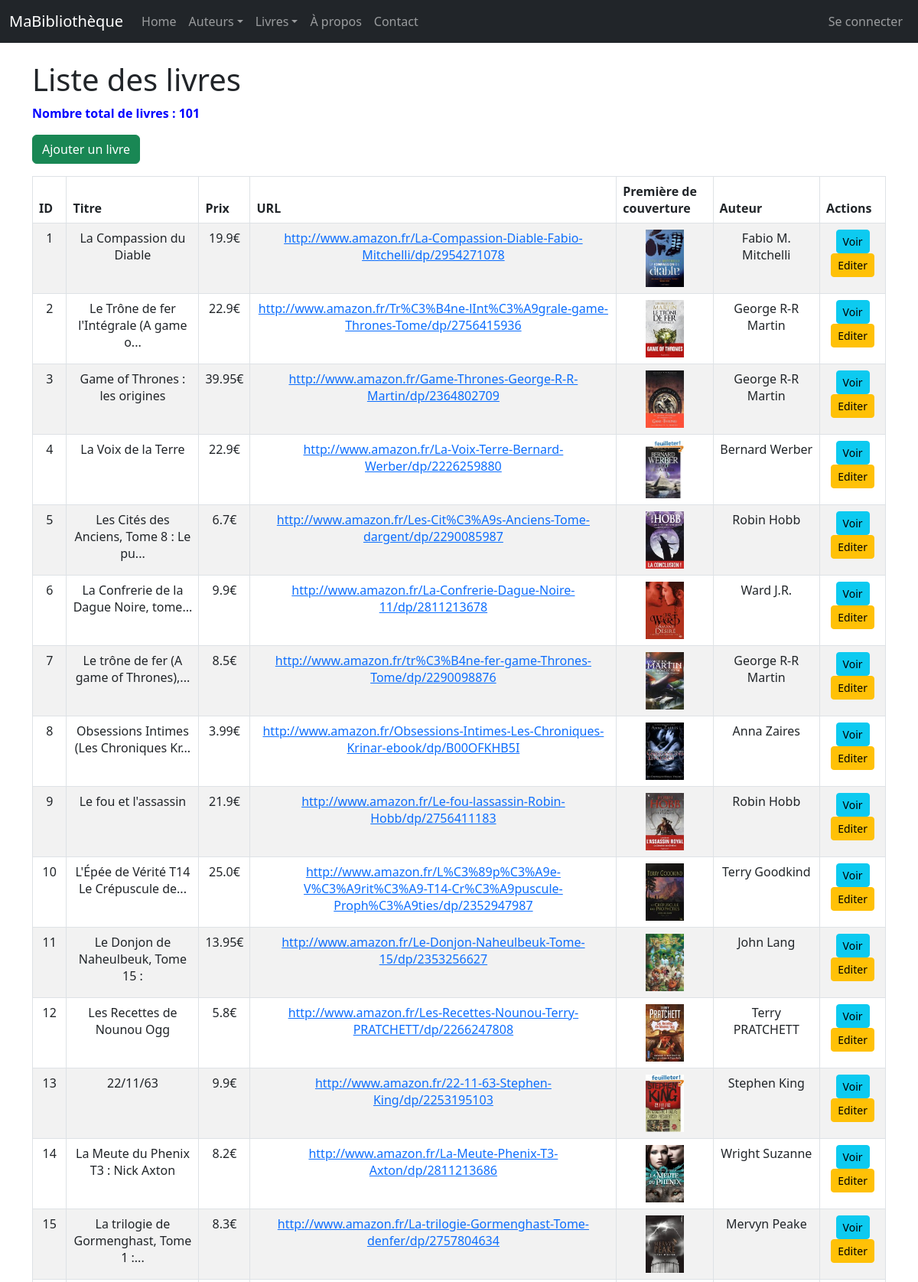
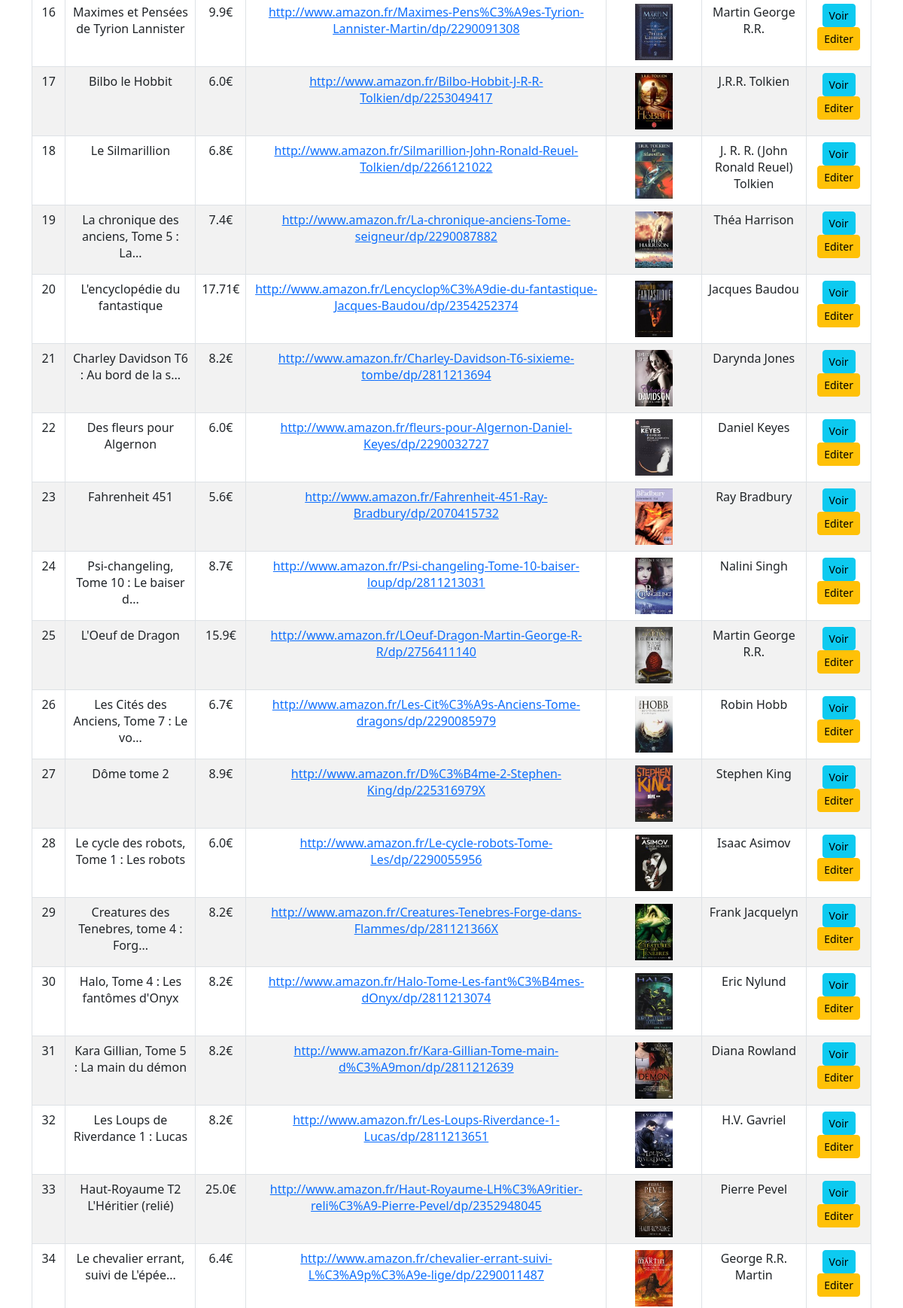
/livres/ (upper part), run on the app's committed database (2 pictures, top to bottom).
### monApp/models.py (models this page shows, shortened)
class Livre(db.Model):
    idL = db.Column(db.Integer, primary_key=True)
    Titre = db.Column(db.String(128))
    Prix = db.Column(db.Float)
    Url = db.Column(db.String(256))
    Img = db.Column(db.String(256))
    auteur_id = db.Column(db.Integer, db.ForeignKey('auteur.idA'))
    auteur = db.relationship ("Auteur", backref =db.backref ("livres", lazy="dynamic") )

class Auteur(db.Model):
    idA = db.Column( db.Integer, primary_key=True)
    Nom = db.Column( db.String(100))

### monApp/views.py (the view)
@app.route('/livres/')
def getLivres():
    lesLivres = Livre.query.all()
    return render_template('livres_list.html', title="Liste des livres", livres=lesLivres)

### monApp/templates/livres_list.html (shortened to what this page needs)
{% extends "base.html" %}
{% block main %}
<h1>Liste des livres</h1>
<p><strong>Nombre total de livres : {{ livres|length }}</strong></p>
<a href="{{ url_for('createLivre') }}" class="btn btn-success mb-3">Ajouter un livre</a>
<table class="table table-striped table-bordered table-hover">
    <thead>
        <tr>
            <th>ID</th>
            <th>Titre</th>
            <th>Prix</th>
            <th>URL</th>
            <th>Première de couverture</th>
            <th>Auteur</th>
            <th>Actions</th>
        </tr>
    </thead>
    <tbody>
        {% for livre in livres %}
        <tr>
            <td>{{ livre.idL }}</td>
            <td>{{ livre.Titre }}</td>
            <td>{{ livre.Prix }}€</td>
            <td><a href="{{ livre.Url }}" target="_blank">{{ livre.Url }}</a></td>
            <td><img src="{{ url_for('static', filename='images/' + livre.Img) }}" alt="Couverture" width="50" height="75"></td>
            <td>{{ livre.auteur.Nom }}</td>
            <td>
                <div class="task-controls">
                    <a href="{{ url_for('viewLivre', idL=livre.idL) }}" class="btn btn-info btn-sm">
                        Voir
                    </a>
                    <a href="{{ url_for('updateLivre', idL=livre.idL) }}" class="btn btn-warning btn-sm">
                        Editer
                    </a>
                </div>
            </td>
        </tr>
        {% endfor %}
    </tbody>
</table>
{% endblock %}

### monApp/templates/base.html (shortened to what this page needs)
<html>
    <head>
        <link rel="stylesheet" href="{{ url_for('static', filename='style.css') }}">
        <link href="https://cdn.jsdelivr.net/npm/bootstrap@5.3.0/dist/css/bootstrap.min.css" rel="stylesheet">
    </head>
    <body>
        {% block navbar %}
        <nav class="navbar navbar-expand-md navbar-dark bg-dark fixed-top">
            <div class="container-fluid">
                <a class="navbar-brand">MaBibliothèque</a>
                <div class="collapse navbar-collapse" id="mainNavbar">
                    <ul class="navbar-nav me-auto mb-2 mb-md-0">
                        <li class="nav-item">
                            <a class="nav-link" href="{{ url_for('index') }}">Home</a>
                        </li>
                        <li class="nav-item dropdown">
                            <a class="nav-link dropdown-toggle" href="#" id="auteursDropdown" role="button" data-bs-toggle="dropdown" aria-expanded="false">Auteurs</a>
                        </li>
                        <li class="nav-item dropdown">
                            <a class="nav-link dropdown-toggle" href="#" id="livresDropdown" role="button" data-bs-toggle="dropdown" aria-expanded="false">Livres</a>
                        </li>
                        <li class="nav-item">
                            <a class="nav-link" href="{{ url_for('about') }}">À propos</a>
                        </li>
                        <li class="nav-item">
                            <a class="nav-link" href="{{ url_for('contact') }}">Contact</a>
                        </li>
                    </ul>
                    <ul class="nav navbar-nav navbar-right">
                        {% if current_user.is_authenticated %}
                            <a class="navbar-brand">
                                <em>Vous êtes connecté <strong>{{ current_user.Login }}</strong></em>
                            </a>
                            <li class="nav-item">
                                <a class="nav-link" href="{{ url_for('logout') }}">Déconnexion</a>
                            </li>
                        {% else %}
                            <li class="nav-item">
                                <a class="nav-link" href="{{ url_for('login') }}">Se connecter</a>
                            </li>
                        {% endif %}
                    </ul>
                </div>
            </div>
        </nav>
        {% endblock %}
        {% block content %}
        <main id="main" role="main" class="container">
            {% block main %}{% endblock %}
        </main>
        {% endblock %}
    </body>
</html>

### monApp/static/style.css (style rules this page uses)
h1 { color : red; font-size: 50px; }
p { color: blue; }
td, th { padding: 0.5em; text-align: center; border-collapse:initial; border: thin solid black; }
#main { margin-top: 5em; }
body { font-family: sans-serif; }

### data on the page
Livre: idL "1", Titre "La Compassion du Diable", Prix "19.9", Url "http://www.amazon.fr/La-Compassion-Diable-Fabio-Mitchelli/dp/2954271078", Img (picture), auteur.Nom "Fabio M. Mitchelli"
Livre: idL "2", Titre "Le Trône de fer l'Intégrale (A game o...", Prix "22.9", Url "http://www.amazon.fr/Tr%C3%B4ne-lInt%C3%A9grale-game-Thrones-Tome/dp/2756415936", Img (picture), auteur.Nom "George R-R Martin"
Livre: idL "3", Titre "Game of Thrones : les origines", Prix "39.95", Url "http://www.amazon.fr/Game-Thrones-George-R-R-Martin/dp/2364802709", Img (picture), auteur.Nom "George R-R Martin"
Livre: idL "4", Titre "La Voix de la Terre", Prix "22.9", Url "http://www.amazon.fr/La-Voix-Terre-Bernard-Werber/dp/2226259880", Img (picture), auteur.Nom "Bernard Werber"
Livre: idL "5", Titre "Les Cités des Anciens, Tome 8 : Le pu...", Prix "6.7", Url "http://www.amazon.fr/Les-Cit%C3%A9s-Anciens-Tome-dargent/dp/2290085987", Img (picture), auteur.Nom "Robin Hobb"
Livre: idL "6", Titre "La Confrerie de la Dague Noire, tome...", Prix "9.9", Url "http://www.amazon.fr/La-Confrerie-Dague-Noire-11/dp/2811213678", Img (picture), auteur.Nom "Ward J.R."
Livre: idL "7", Titre "Le trône de fer (A game of Thrones),...", Prix "8.5", Url "http://www.amazon.fr/tr%C3%B4ne-fer-game-Thrones-Tome/dp/2290098876", Img (picture), auteur.Nom "George R-R Martin"
Livre: idL "8", Titre "Obsessions Intimes (Les Chroniques Kr...", Prix "3.99", Url "http://www.amazon.fr/Obsessions-Intimes-Les-Chroniques-Krinar-ebook/dp/B00OFKHB5I", Img (picture), auteur.Nom "Anna Zaires"
Livre: idL "9", Titre "Le fou et l'assassin", Prix "21.9", Url "http://www.amazon.fr/Le-fou-lassassin-Robin-Hobb/dp/2756411183", Img (picture), auteur.Nom "Robin Hobb"
Livre: idL "10", Titre "L'Épée de Vérité T14 Le Crépuscule de...", Prix "25.0", Url "http://www.amazon.fr/L%C3%89p%C3%A9e-V%C3%A9rit%C3%A9-T14-Cr%C3%A9puscule-Proph%C3%A9ties/dp/2352947987", Img (picture), auteur.Nom "Terry Goodkind"
Livre: idL "11", Titre "Le Donjon de Naheulbeuk, Tome 15 :", Prix "13.95", Url "http://www.amazon.fr/Le-Donjon-Naheulbeuk-Tome-15/dp/2353256627", Img (picture), auteur.Nom "John Lang"
Livre: idL "12", Titre "Les Recettes de Nounou Ogg", Prix "5.8", Url "http://www.amazon.fr/Les-Recettes-Nounou-Terry-PRATCHETT/dp/2266247808", Img (picture), auteur.Nom "Terry PRATCHETT"
Livre: idL "13", Titre "22/11/63", Prix "9.9", Url "http://www.amazon.fr/22-11-63-Stephen-King/dp/2253195103", Img (picture), auteur.Nom "Stephen King"
Livre: idL "14", Titre "La Meute du Phenix T3 : Nick Axton", Prix "8.2", Url "http://www.amazon.fr/La-Meute-Phenix-T3-Axton/dp/2811213686", Img (picture), auteur.Nom "Wright Suzanne"
Livre: idL "15", Titre "La trilogie de Gormenghast, Tome 1 :...", Prix "8.3", Url "http://www.amazon.fr/La-trilogie-Gormenghast-Tome-denfer/dp/2757804634", Img (picture), auteur.Nom "Mervyn Peake"
Livre: idL "16", Titre "Maximes et Pensées de Tyrion Lannister", Prix "9.9", Url "http://www.amazon.fr/Maximes-Pens%C3%A9es-Tyrion-Lannister-Martin/dp/2290091308", Img (picture), auteur.Nom "Martin George R.R."
Livre: idL "17", Titre "Bilbo le Hobbit", Prix "6.0", Url "http://www.amazon.fr/Bilbo-Hobbit-J-R-R-Tolkien/dp/2253049417", Img (picture), auteur.Nom "J.R.R. Tolkien"
Livre: idL "18", Titre "Le Silmarillion", Prix "6.8", Url "http://www.amazon.fr/Silmarillion-John-Ronald-Reuel-Tolkien/dp/2266121022", Img (picture), auteur.Nom "J. R. R. (John Ronald Reuel) Tolkien"
Livre: idL "19", Titre "La chronique des anciens, Tome 5 : La...", Prix "7.4", Url "http://www.amazon.fr/La-chronique-anciens-Tome-seigneur/dp/2290087882", Img (picture), auteur.Nom "Théa Harrison"
Livre: idL "20", Titre "L'encyclopédie du fantastique", Prix "17.71", Url "http://www.amazon.fr/Lencyclop%C3%A9die-du-fantastique-Jacques-Baudou/dp/2354252374", Img (picture), auteur.Nom "Jacques Baudou"
Livre: idL "21", Titre "Charley Davidson T6 : Au bord de la s...", Prix "8.2", Url "http://www.amazon.fr/Charley-Davidson-T6-sixieme-tombe/dp/2811213694", Img (picture), auteur.Nom "Darynda Jones"
Livre: idL "22", Titre "Des fleurs pour Algernon", Prix "6.0", Url "http://www.amazon.fr/fleurs-pour-Algernon-Daniel-Keyes/dp/2290032727", Img (picture), auteur.Nom "Daniel Keyes"
Livre: idL "23", Titre "Fahrenheit 451", Prix "5.6", Url "http://www.amazon.fr/Fahrenheit-451-Ray-Bradbury/dp/2070415732", Img (picture), auteur.Nom "Ray Bradbury"
Livre: idL "24", Titre "Psi-changeling, Tome 10 : Le baiser d...", Prix "8.7", Url "http://www.amazon.fr/Psi-changeling-Tome-10-baiser-loup/dp/2811213031", Img (picture), auteur.Nom "Nalini Singh"
Livre: idL "25", Titre "L'Oeuf de Dragon", Prix "15.9", Url "http://www.amazon.fr/LOeuf-Dragon-Martin-George-R-R/dp/2756411140", Img (picture), auteur.Nom "Martin George R.R."
Livre: idL "26", Titre "Les Cités des Anciens, Tome 7 : Le vo...", Prix "6.7", Url "http://www.amazon.fr/Les-Cit%C3%A9s-Anciens-Tome-dragons/dp/2290085979", Img (picture), auteur.Nom "Robin Hobb"
Livre: idL "27", Titre "Dôme tome 2", Prix "8.9", Url "http://www.amazon.fr/D%C3%B4me-2-Stephen-King/dp/225316979X", Img (picture), auteur.Nom "Stephen King"
Livre: idL "28", Titre "Le cycle des robots, Tome 1 : Les robots", Prix "6.0", Url "http://www.amazon.fr/Le-cycle-robots-Tome-Les/dp/2290055956", Img (picture), auteur.Nom "Isaac Asimov"
Livre: idL "29", Titre "Creatures des Tenebres, tome 4 : Forg...", Prix "8.2", Url "http://www.amazon.fr/Creatures-Tenebres-Forge-dans-Flammes/dp/281121366X", Img (picture), auteur.Nom "Frank Jacquelyn"
Livre: idL "30", Titre "Halo, Tome 4 : Les fantômes d'Onyx", Prix "8.2", Url "http://www.amazon.fr/Halo-Tome-Les-fant%C3%B4mes-dOnyx/dp/2811213074", Img (picture), auteur.Nom "Eric Nylund"
Livre: idL "31", Titre "Kara Gillian, Tome 5 : La main du démon", Prix "8.2", Url "http://www.amazon.fr/Kara-Gillian-Tome-main-d%C3%A9mon/dp/2811212639", Img (picture), auteur.Nom "Diana Rowland"
Livre: idL "32", Titre "Les Loups de Riverdance 1 : Lucas", Prix "8.2", Url "http://www.amazon.fr/Les-Loups-Riverdance-1-Lucas/dp/2811213651", Img (picture), auteur.Nom "H.V. Gavriel"
Livre: idL "33", Titre "Haut-Royaume T2 L'Héritier (relié)", Prix "25.0", Url "http://www.amazon.fr/Haut-Royaume-LH%C3%A9ritier-reli%C3%A9-Pierre-Pevel/dp/2352948045", Img (picture), auteur.Nom "Pierre Pevel"
Livre: idL "34", Titre "Le chevalier errant, suivi de L'épée...", Prix "6.4", Url "http://www.amazon.fr/chevalier-errant-suivi-L%C3%A9p%C3%A9e-lige/dp/2290011487", Img (picture), auteur.Nom "George R.R. Martin"

### other printed values
{{ livres|length }} "101"
